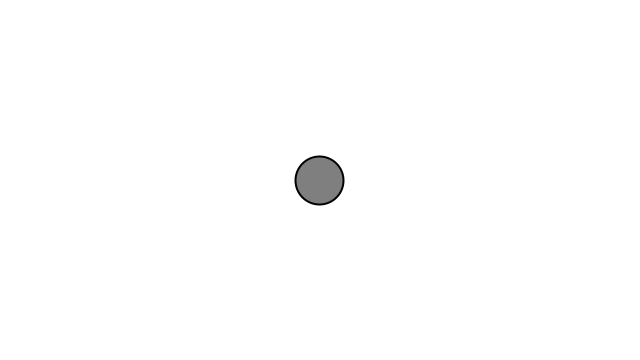
Frame 1 (no input)
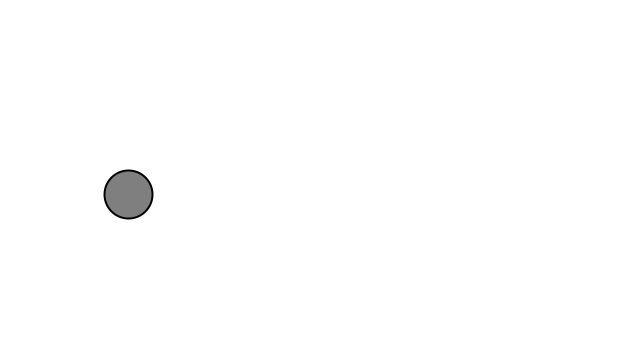
Frame 60 (the mouse pressed at the canvas centre just before this capture)
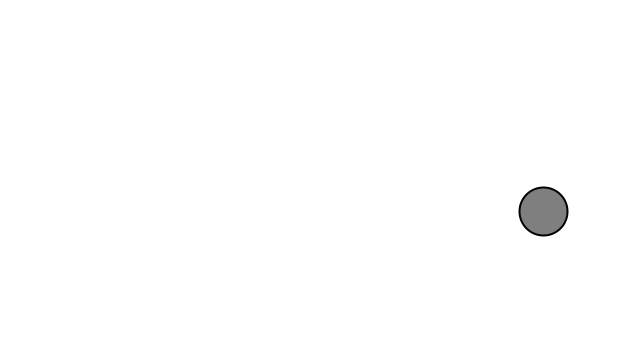
Frame 120 (the mouse held since frame 60 and released just before this capture)

The Processing sketch that drew these frames (run headless with seeded random() and noise(); from frame 60 on, the mouse is pressed at the canvas centre):

// Processing sketch: acceleration_exercise
// ── acceleration_exercise.pde
Mover m;
float p = 0.0;
float pnoise = 0;

void setup() {
  size(640,360);
  m = new Mover();
}

void draw() {
  background(255);
  m.update();
  m.edges();
  m.display();
}

// ── Ball.pde
class Mover {
  PVector position;
  PVector velocity;
  PVector acceleration;
  PVector t_noise;
 
  Mover() {
    position = new PVector(width/2,height/2);
    velocity = new PVector(0,0);
    acceleration = new PVector(0,0);
    t_noise = new PVector(0,0);
  }
  
  void update(){
    // creating perlin noise
    p += 0.01;
    pnoise = noise(p);
    
    //creating movement
    acceleration = PVector.random2D();
    acceleration.mult(pnoise);
    
    velocity.add(acceleration);
    position.add(velocity);
    
    velocity.limit(5);
  }
  
  void edges() {
  if (position.x > width)   position.x = 0;
  if (position.x < 0)       position.x = width;
  if (position.y > height)  position.y = 0;
  if (position.y < 0)       position.y = height;
  }
 
  void display() {
    stroke(0);
    strokeWeight(2);
    fill(127);
    ellipse(position.x,position.y,48,48);
  }
}
